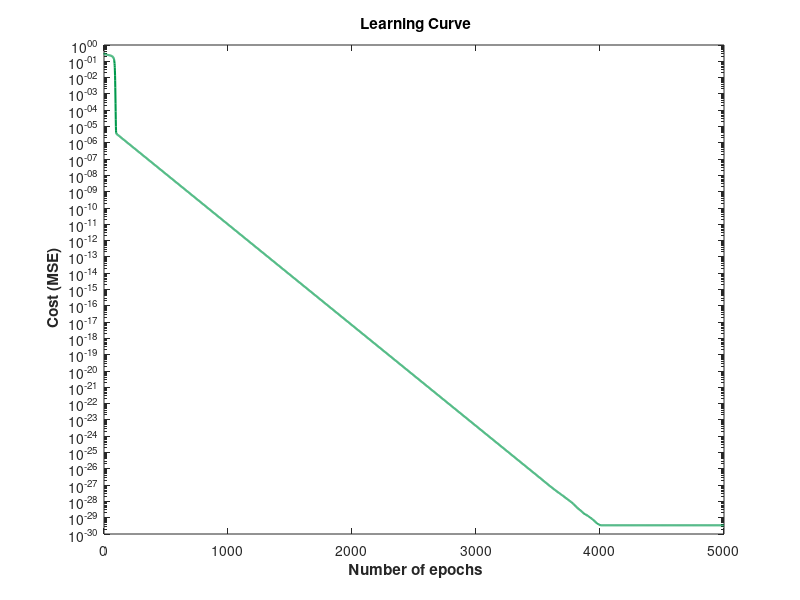
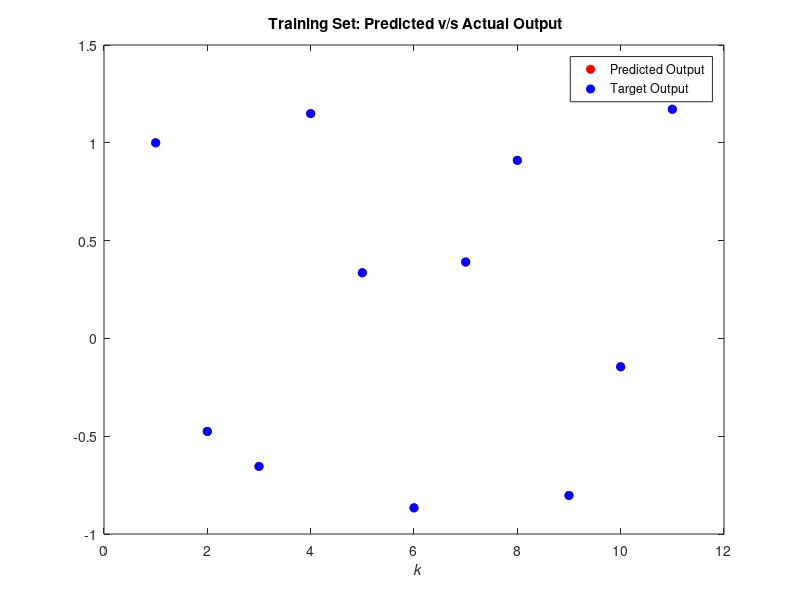

Reproduce these figures in MATLAB, in order.
clc;
clear all;
close all;
 
N = 10;
 
u = rand(N,1);
y = zeros(N+1,1);
 
y_act = zeros(N+1,1);
y_act(1) = 1;
y_act(2) = -0.5*y_act(1) + 0.5*u(1);
for j = 2:length(u)
    y_act(j+1) = -0.5*y_act(j) - y_act(j-1) + 0.5*u(j);
end
 
eta = 0.01;
 
 
w1 = rand;
w2 = rand;
w3 = rand;
 
p_w1 = zeros(N+1,1);
p_w2 = zeros(N+1,1);
p_w3 = zeros(N+1,1);
 
no_of_eps = 5000;
 
y(1) = 1;
 
cost = zeros(no_of_eps,1);
 
for i = 1:no_of_eps
    for j = 1:length(u)
        
        if j == 1
            y(j+1) = w1*y(j) + w3*u(j);
            p_w1(j+1) = y(j) + w1*p_w1(j);
            p_w2(j+1) = w1*p_w2(j);
            p_w3(j+1) = u(j) + w1*p_w3(j);
            
        else
            y(j+1) = w1*y(j) + w2*y(j-1) + w3*u(j);
            p_w1(j+1) = y(j) + w1*p_w1(j) + w2*p_w1(j-1);
            p_w2(j+1) = y(j-1) + w1*p_w2(j) + w2*p_w2(j-1);
            p_w3(j+1) = u(j) + w1*p_w3(j) + w2*p_w3(j-1);
        
        end
        
        dw1 = -(y_act(j+1) - y(j+1))*p_w1(j+1);
        dw2 = -(y_act(j+1) - y(j+1))*p_w2(j+1);
        dw3 = -(y_act(j+1) - y(j+1))*p_w3(j+1);
        
        w1 = w1 - eta*dw1;
        w2 = w2 - eta*dw2;
        w3 = w3 - eta*dw3;
    end
    
    for k = 1:length(u)
        if k==1
            y(k+1) = w1*y(k) + w3*u(k);
        else
            y(k+1) = w1*y(k) + w2*y(k-1) + w3*u(k);
        end
    end
            
    cost(i) = (1/(N+1))*sum(0.5*((y - y_act).^2));
    if cost(i) == 0
        break;
    end
end
fprintf('Training Set Error:');
disp(cost(i));
fprintf('Optimal value of w1:');
disp(w1);
fprintf('Optimal value of w2:');
disp(w2);
fprintf('Optimal value of w3:');
disp(w3);
 
figure(1);
epoch_no = 1:no_of_eps;
err = cost';
semilogy(epoch_no,err,'color',[0 0.6 0.3],'linewidth',1.5);
xlabel('\bf Number of epochs');
ylabel('\bf Cost (MSE)');
title('\bf Learning Curve');
 
figure(2);
K = 1:length(u)+1;
plot(K,y_act,'ro','MarkerFaceColor','r');
xlabel('\bf {\it k}');
hold on;
plot(K,y,'bo','MarkerFaceColor','b');
legend('Predicted Output','Target Output');
title('\bf Training Set: Predicted v/s Actual Output');
